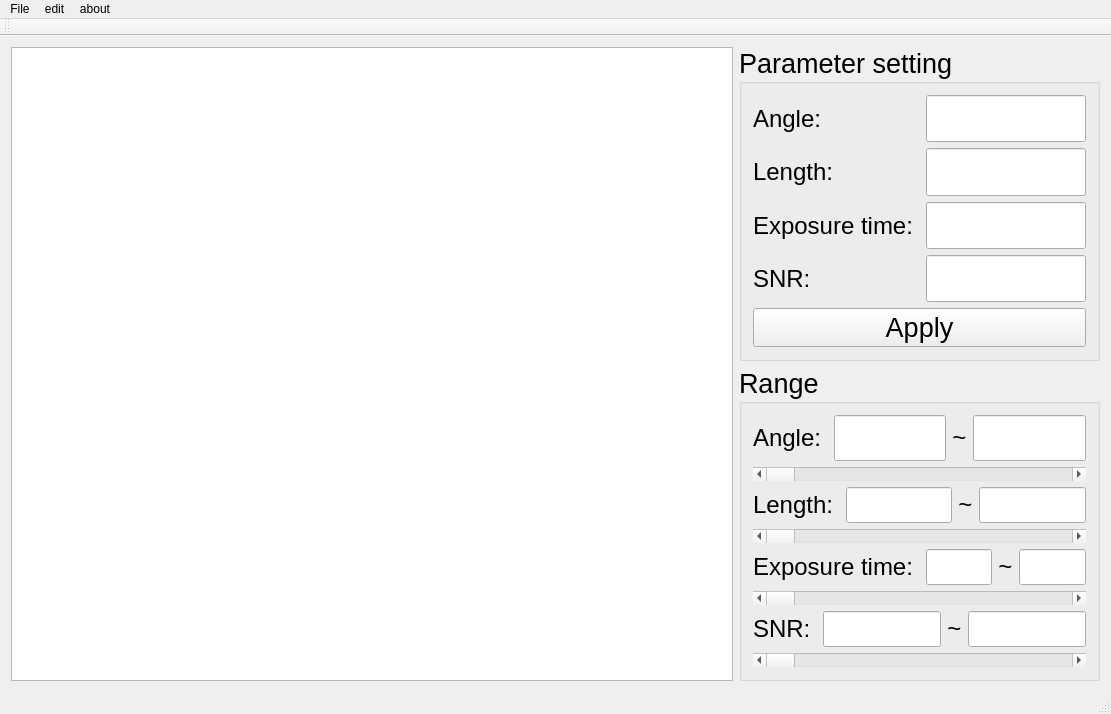
<?xml version="1.0" encoding="UTF-8"?>
<ui version="4.0">
 <class>MainWindow</class>
 <widget class="QMainWindow" name="MainWindow">
  <property name="geometry">
   <rect>
    <x>0</x>
    <y>0</y>
    <width>1111</width>
    <height>714</height>
   </rect>
  </property>
  <property name="windowTitle">
   <string>MainWindow</string>
  </property>
  <widget class="QWidget" name="centralWidget">
   <layout class="QVBoxLayout" name="verticalLayout_9">
    <item>
     <layout class="QHBoxLayout" name="horizontalLayout_6" stretch="2,1">
      <item>
       <widget class="QGraphicsView" name="graphicsView"/>
      </item>
      <item>
       <layout class="QVBoxLayout" name="verticalLayout_8">
        <item>
         <widget class="QGroupBox" name="groupBox_parameterSetting">
          <property name="font">
           <font>
            <pointsize>20</pointsize>
           </font>
          </property>
          <property name="title">
           <string>Parameter setting</string>
          </property>
          <layout class="QVBoxLayout" name="verticalLayout_3">
           <item>
            <layout class="QHBoxLayout" name="horizontalLayout" stretch="1,1">
             <item>
              <layout class="QVBoxLayout" name="verticalLayout_2">
               <item>
                <widget class="QLabel" name="label_angle">
                 <property name="font">
                  <font>
                   <pointsize>18</pointsize>
                  </font>
                 </property>
                 <property name="text">
                  <string>Angle: </string>
                 </property>
                </widget>
               </item>
               <item>
                <widget class="QLabel" name="label_length">
                 <property name="font">
                  <font>
                   <pointsize>18</pointsize>
                  </font>
                 </property>
                 <property name="text">
                  <string>Length: </string>
                 </property>
                </widget>
               </item>
               <item>
                <widget class="QLabel" name="label_exposureTime">
                 <property name="font">
                  <font>
                   <pointsize>18</pointsize>
                  </font>
                 </property>
                 <property name="text">
                  <string>Exposure time: </string>
                 </property>
                </widget>
               </item>
               <item>
                <widget class="QLabel" name="label_SNR">
                 <property name="font">
                  <font>
                   <pointsize>18</pointsize>
                  </font>
                 </property>
                 <property name="text">
                  <string>SNR: </string>
                 </property>
                </widget>
               </item>
              </layout>
             </item>
             <item>
              <layout class="QVBoxLayout" name="verticalLayout">
               <item>
                <widget class="QLineEdit" name="lineEdit_angle">
                 <property name="sizePolicy">
                  <sizepolicy hsizetype="Expanding" vsizetype="Preferred">
                   <horstretch>0</horstretch>
                   <verstretch>0</verstretch>
                  </sizepolicy>
                 </property>
                 <property name="font">
                  <font>
                   <pointsize>18</pointsize>
                  </font>
                 </property>
                 <property name="alignment">
                  <set>Qt::AlignCenter</set>
                 </property>
                </widget>
               </item>
               <item>
                <widget class="QLineEdit" name="lineEdit_length">
                 <property name="sizePolicy">
                  <sizepolicy hsizetype="Expanding" vsizetype="Preferred">
                   <horstretch>0</horstretch>
                   <verstretch>0</verstretch>
                  </sizepolicy>
                 </property>
                 <property name="font">
                  <font>
                   <pointsize>18</pointsize>
                  </font>
                 </property>
                 <property name="alignment">
                  <set>Qt::AlignCenter</set>
                 </property>
                </widget>
               </item>
               <item>
                <widget class="QLineEdit" name="lineEdit_exposureTime">
                 <property name="sizePolicy">
                  <sizepolicy hsizetype="Expanding" vsizetype="Preferred">
                   <horstretch>0</horstretch>
                   <verstretch>0</verstretch>
                  </sizepolicy>
                 </property>
                 <property name="font">
                  <font>
                   <pointsize>18</pointsize>
                  </font>
                 </property>
                 <property name="alignment">
                  <set>Qt::AlignCenter</set>
                 </property>
                </widget>
               </item>
               <item>
                <widget class="QLineEdit" name="lineEdit_SNR">
                 <property name="sizePolicy">
                  <sizepolicy hsizetype="Expanding" vsizetype="Preferred">
                   <horstretch>0</horstretch>
                   <verstretch>0</verstretch>
                  </sizepolicy>
                 </property>
                 <property name="font">
                  <font>
                   <pointsize>18</pointsize>
                  </font>
                 </property>
                 <property name="alignment">
                  <set>Qt::AlignCenter</set>
                 </property>
                </widget>
               </item>
              </layout>
             </item>
            </layout>
           </item>
           <item>
            <widget class="QPushButton" name="pushButton_apply">
             <property name="text">
              <string>Apply</string>
             </property>
            </widget>
           </item>
          </layout>
         </widget>
        </item>
        <item>
         <widget class="QGroupBox" name="groupBox_range">
          <property name="font">
           <font>
            <pointsize>20</pointsize>
           </font>
          </property>
          <property name="title">
           <string>Range</string>
          </property>
          <layout class="QVBoxLayout" name="verticalLayout_11">
           <item>
            <layout class="QVBoxLayout" name="verticalLayout_7">
             <item>
              <layout class="QVBoxLayout" name="verticalLayout_10">
               <item>
                <layout class="QHBoxLayout" name="horizontalLayout_5">
                 <item>
                  <widget class="QLabel" name="label_angle_2">
                   <property name="sizePolicy">
                    <sizepolicy hsizetype="Preferred" vsizetype="Preferred">
                     <horstretch>0</horstretch>
                     <verstretch>0</verstretch>
                    </sizepolicy>
                   </property>
                   <property name="font">
                    <font>
                     <pointsize>18</pointsize>
                    </font>
                   </property>
                   <property name="text">
                    <string>Angle: </string>
                   </property>
                  </widget>
                 </item>
                 <item>
                  <widget class="QLineEdit" name="lineEdit_angleStart">
                   <property name="sizePolicy">
                    <sizepolicy hsizetype="Expanding" vsizetype="Preferred">
                     <horstretch>0</horstretch>
                     <verstretch>0</verstretch>
                    </sizepolicy>
                   </property>
                   <property name="font">
                    <font>
                     <pointsize>18</pointsize>
                    </font>
                   </property>
                   <property name="alignment">
                    <set>Qt::AlignCenter</set>
                   </property>
                  </widget>
                 </item>
                 <item>
                  <widget class="QLabel" name="label_tilde_3">
                   <property name="sizePolicy">
                    <sizepolicy hsizetype="Preferred" vsizetype="Preferred">
                     <horstretch>0</horstretch>
                     <verstretch>0</verstretch>
                    </sizepolicy>
                   </property>
                   <property name="font">
                    <font>
                     <pointsize>18</pointsize>
                    </font>
                   </property>
                   <property name="text">
                    <string>~</string>
                   </property>
                   <property name="alignment">
                    <set>Qt::AlignCenter</set>
                   </property>
                  </widget>
                 </item>
                 <item>
                  <widget class="QLineEdit" name="lineEdit_angleEnd">
                   <property name="sizePolicy">
                    <sizepolicy hsizetype="Expanding" vsizetype="Preferred">
                     <horstretch>0</horstretch>
                     <verstretch>0</verstretch>
                    </sizepolicy>
                   </property>
                   <property name="font">
                    <font>
                     <pointsize>18</pointsize>
                    </font>
                   </property>
                   <property name="alignment">
                    <set>Qt::AlignCenter</set>
                   </property>
                  </widget>
                 </item>
                </layout>
               </item>
              </layout>
             </item>
             <item>
              <widget class="QScrollBar" name="horizontalScrollBar_angle">
               <property name="orientation">
                <enum>Qt::Horizontal</enum>
               </property>
              </widget>
             </item>
             <item>
              <layout class="QVBoxLayout" name="verticalLayout_4">
               <item>
                <layout class="QHBoxLayout" name="horizontalLayout_2">
                 <item>
                  <widget class="QLabel" name="label_length_2">
                   <property name="sizePolicy">
                    <sizepolicy hsizetype="Preferred" vsizetype="Preferred">
                     <horstretch>0</horstretch>
                     <verstretch>0</verstretch>
                    </sizepolicy>
                   </property>
                   <property name="font">
                    <font>
                     <pointsize>18</pointsize>
                    </font>
                   </property>
                   <property name="text">
                    <string>Length: </string>
                   </property>
                  </widget>
                 </item>
                 <item>
                  <widget class="QLineEdit" name="lineEdit_lengthStart">
                   <property name="sizePolicy">
                    <sizepolicy hsizetype="Expanding" vsizetype="Preferred">
                     <horstretch>0</horstretch>
                     <verstretch>0</verstretch>
                    </sizepolicy>
                   </property>
                   <property name="font">
                    <font>
                     <pointsize>18</pointsize>
                    </font>
                   </property>
                   <property name="alignment">
                    <set>Qt::AlignCenter</set>
                   </property>
                  </widget>
                 </item>
                 <item>
                  <widget class="QLabel" name="label_tilde">
                   <property name="sizePolicy">
                    <sizepolicy hsizetype="Preferred" vsizetype="Preferred">
                     <horstretch>0</horstretch>
                     <verstretch>0</verstretch>
                    </sizepolicy>
                   </property>
                   <property name="font">
                    <font>
                     <pointsize>18</pointsize>
                    </font>
                   </property>
                   <property name="text">
                    <string>~</string>
                   </property>
                   <property name="alignment">
                    <set>Qt::AlignCenter</set>
                   </property>
                  </widget>
                 </item>
                 <item>
                  <widget class="QLineEdit" name="lineEdit_lengthEnd">
                   <property name="sizePolicy">
                    <sizepolicy hsizetype="Expanding" vsizetype="Preferred">
                     <horstretch>0</horstretch>
                     <verstretch>0</verstretch>
                    </sizepolicy>
                   </property>
                   <property name="font">
                    <font>
                     <pointsize>18</pointsize>
                    </font>
                   </property>
                   <property name="alignment">
                    <set>Qt::AlignCenter</set>
                   </property>
                  </widget>
                 </item>
                </layout>
               </item>
               <item>
                <widget class="QScrollBar" name="horizontalScrollBar_length">
                 <property name="orientation">
                  <enum>Qt::Horizontal</enum>
                 </property>
                </widget>
               </item>
              </layout>
             </item>
             <item>
              <layout class="QVBoxLayout" name="verticalLayout_6">
               <item>
                <layout class="QHBoxLayout" name="horizontalLayout_4">
                 <item>
                  <widget class="QLabel" name="label_exposureTime_2">
                   <property name="sizePolicy">
                    <sizepolicy hsizetype="Preferred" vsizetype="Preferred">
                     <horstretch>0</horstretch>
                     <verstretch>0</verstretch>
                    </sizepolicy>
                   </property>
                   <property name="font">
                    <font>
                     <pointsize>18</pointsize>
                    </font>
                   </property>
                   <property name="text">
                    <string>Exposure time: </string>
                   </property>
                  </widget>
                 </item>
                 <item>
                  <widget class="QLineEdit" name="lineEdit_exposureTimeStart">
                   <property name="sizePolicy">
                    <sizepolicy hsizetype="Expanding" vsizetype="Preferred">
                     <horstretch>0</horstretch>
                     <verstretch>0</verstretch>
                    </sizepolicy>
                   </property>
                   <property name="font">
                    <font>
                     <pointsize>18</pointsize>
                    </font>
                   </property>
                   <property name="alignment">
                    <set>Qt::AlignCenter</set>
                   </property>
                  </widget>
                 </item>
                 <item>
                  <widget class="QLabel" name="label_tilde_2">
                   <property name="sizePolicy">
                    <sizepolicy hsizetype="Preferred" vsizetype="Preferred">
                     <horstretch>0</horstretch>
                     <verstretch>0</verstretch>
                    </sizepolicy>
                   </property>
                   <property name="font">
                    <font>
                     <pointsize>18</pointsize>
                    </font>
                   </property>
                   <property name="text">
                    <string>~</string>
                   </property>
                   <property name="alignment">
                    <set>Qt::AlignCenter</set>
                   </property>
                  </widget>
                 </item>
                 <item>
                  <widget class="QLineEdit" name="lineEdit_exposureTimeEnd">
                   <property name="sizePolicy">
                    <sizepolicy hsizetype="Expanding" vsizetype="Preferred">
                     <horstretch>0</horstretch>
                     <verstretch>0</verstretch>
                    </sizepolicy>
                   </property>
                   <property name="font">
                    <font>
                     <pointsize>18</pointsize>
                    </font>
                   </property>
                   <property name="alignment">
                    <set>Qt::AlignCenter</set>
                   </property>
                  </widget>
                 </item>
                </layout>
               </item>
               <item>
                <widget class="QScrollBar" name="horizontalScrollBar_exposureTime">
                 <property name="orientation">
                  <enum>Qt::Horizontal</enum>
                 </property>
                </widget>
               </item>
              </layout>
             </item>
             <item>
              <layout class="QVBoxLayout" name="verticalLayout_5">
               <item>
                <layout class="QHBoxLayout" name="horizontalLayout_3">
                 <item>
                  <widget class="QLabel" name="label_SNR_2">
                   <property name="sizePolicy">
                    <sizepolicy hsizetype="Preferred" vsizetype="Preferred">
                     <horstretch>0</horstretch>
                     <verstretch>0</verstretch>
                    </sizepolicy>
                   </property>
                   <property name="font">
                    <font>
                     <pointsize>18</pointsize>
                    </font>
                   </property>
                   <property name="text">
                    <string>SNR: </string>
                   </property>
                  </widget>
                 </item>
                 <item>
                  <widget class="QLineEdit" name="lineEdit_SNRStart">
                   <property name="sizePolicy">
                    <sizepolicy hsizetype="Expanding" vsizetype="Preferred">
                     <horstretch>0</horstretch>
                     <verstretch>0</verstretch>
                    </sizepolicy>
                   </property>
                   <property name="font">
                    <font>
                     <pointsize>18</pointsize>
                    </font>
                   </property>
                   <property name="alignment">
                    <set>Qt::AlignCenter</set>
                   </property>
                  </widget>
                 </item>
                 <item>
                  <widget class="QLabel" name="label_tilde_1">
                   <property name="sizePolicy">
                    <sizepolicy hsizetype="Preferred" vsizetype="Preferred">
                     <horstretch>0</horstretch>
                     <verstretch>0</verstretch>
                    </sizepolicy>
                   </property>
                   <property name="font">
                    <font>
                     <pointsize>18</pointsize>
                    </font>
                   </property>
                   <property name="text">
                    <string>~</string>
                   </property>
                   <property name="alignment">
                    <set>Qt::AlignCenter</set>
                   </property>
                  </widget>
                 </item>
                 <item>
                  <widget class="QLineEdit" name="lineEdit_SNREnd">
                   <property name="sizePolicy">
                    <sizepolicy hsizetype="Expanding" vsizetype="Preferred">
                     <horstretch>0</horstretch>
                     <verstretch>0</verstretch>
                    </sizepolicy>
                   </property>
                   <property name="font">
                    <font>
                     <pointsize>18</pointsize>
                    </font>
                   </property>
                   <property name="alignment">
                    <set>Qt::AlignCenter</set>
                   </property>
                  </widget>
                 </item>
                </layout>
               </item>
               <item>
                <widget class="QScrollBar" name="horizontalScrollBar_SNR">
                 <property name="orientation">
                  <enum>Qt::Horizontal</enum>
                 </property>
                </widget>
               </item>
              </layout>
             </item>
            </layout>
           </item>
          </layout>
         </widget>
        </item>
       </layout>
      </item>
     </layout>
    </item>
   </layout>
  </widget>
  <widget class="QMenuBar" name="menuBar">
   <property name="geometry">
    <rect>
     <x>0</x>
     <y>0</y>
     <width>1111</width>
     <height>17</height>
    </rect>
   </property>
   <widget class="QMenu" name="menuFile">
    <property name="title">
     <string>File</string>
    </property>
    <addaction name="actionOpen"/>
    <addaction name="actionsave_as"/>
   </widget>
   <widget class="QMenu" name="menutest">
    <property name="title">
     <string>about</string>
    </property>
   </widget>
   <widget class="QMenu" name="menuedit">
    <property name="title">
     <string>edit</string>
    </property>
    <widget class="QMenu" name="menuParameter_setting">
     <property name="title">
      <string>Parameter setting</string>
     </property>
     <addaction name="actionset_up_from_graph"/>
    </widget>
    <addaction name="actionROI"/>
    <addaction name="menuParameter_setting"/>
   </widget>
   <addaction name="menuFile"/>
   <addaction name="menuedit"/>
   <addaction name="menutest"/>
  </widget>
  <widget class="QToolBar" name="mainToolBar">
   <attribute name="toolBarArea">
    <enum>TopToolBarArea</enum>
   </attribute>
   <attribute name="toolBarBreak">
    <bool>false</bool>
   </attribute>
  </widget>
  <widget class="QStatusBar" name="statusBar"/>
  <action name="actionOpen">
   <property name="text">
    <string>Open</string>
   </property>
  </action>
  <action name="actiontest">
   <property name="text">
    <string>test</string>
   </property>
  </action>
  <action name="actionROI">
   <property name="text">
    <string>ROI</string>
   </property>
  </action>
  <action name="actionset_up_from_graph">
   <property name="text">
    <string>from graph</string>
   </property>
  </action>
  <action name="actiontest2">
   <property name="text">
    <string>test2</string>
   </property>
  </action>
  <action name="actionsave_as">
   <property name="text">
    <string>save as</string>
   </property>
  </action>
 </widget>
 <layoutdefault spacing="6" margin="11"/>
 <resources/>
 <connections/>
</ui>
